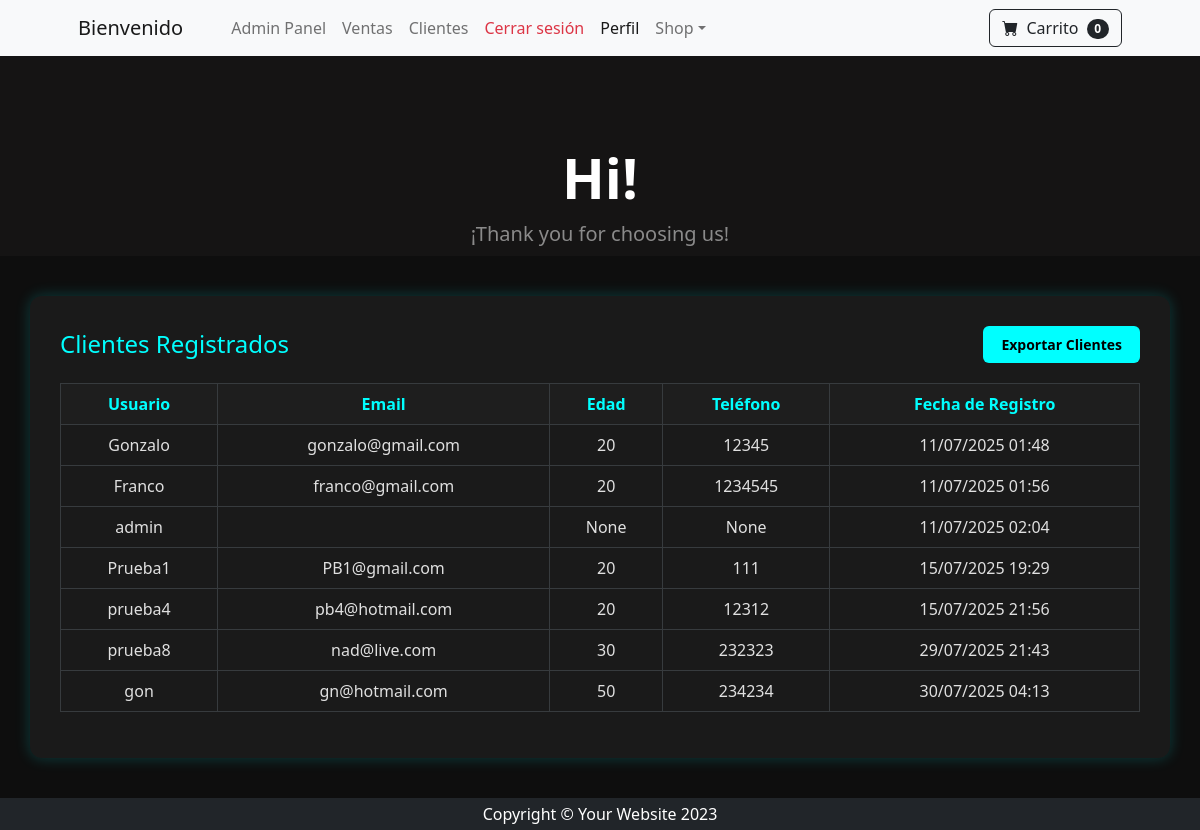
/staf/clientes/ (signed in), run on the app's committed database.
### core/models.py (models this page shows)
class Cliente(AbstractUser):
    edad = models.PositiveIntegerField(null=True, blank=True)
    telefono = models.CharField(max_length=15, null=True, blank=True)
    fecha_registro = models.DateTimeField(auto_now_add=True)
    foto = models.ImageField(upload_to='usuarios/fotos/', null=True, blank=True)

### core/views.py (the view)
# urls.py: path('staf/clientes/', views.clientes_report, name='clientes_report'),
@staff_member_required
def clientes_report(request):
    clientes = Cliente.objects.all()
    return render(request, 'core/admin_clientes.html', {'clientes': clientes})

### core/templates/core/admin_clientes.html (shortened to what this page needs)
{% extends 'core/base.html' %}
{% block content %}
<div class="clientes-container">
  <div class="header-clientes">
    <h2>Clientes Registrados</h2>
    <a href="{% url 'exportar_clientes' %}" class="btn-exportar">Exportar Clientes</a>
  </div>
  <table class="table table-bordered table-dark table-hover">
    <thead>
      <tr>
        <th>Usuario</th>
        <th>Email</th>
        <th>Edad</th>
        <th>Teléfono</th>
        <th>Fecha de Registro</th>
      </tr>
    </thead>
    <tbody>
      {% for cliente in clientes %}
      <tr>
        <td>{{ cliente.username }}</td>
        <td>{{ cliente.email }}</td>
        <td>{{ cliente.edad }}</td>
        <td>{{ cliente.telefono }}</td>
        <td>{{ cliente.fecha_registro|date:"d/m/Y H:i" }}</td>
      </tr>
      {% endfor %}
    </tbody>
  </table>
</div>
{% endblock %}

### core/templates/core/admin_clientes.html (style rules this page uses)
body { background-color: #0e0e0e; color: #e0e0e0; }
.clientes-container { width: 95vw; max-width: 1400px; margin: 40px auto; background-color: #1a1a1a; padding: 30px; border-radius: 12px; box-shadow: 0 0 15px rgba(0, 255, 255, 0.2); overflow-x: auto; }
.header-clientes { display: flex; justify-content: space-between; align-items: center; flex-wrap: wrap; margin-bottom: 20px; }
.header-clientes h2 { color: #00ffff; margin: 0; font-size: 24px; }
.btn-exportar { background-color: #00ffff; color: #000; font-weight: bold; border: none; padding: 8px 18px; font-size: 14px; border-radius: 6px; transition: 0.3s; text-decoration: none; }
table { width: 100%; min-width: 1000px; }
.table { background-color: #121212; color: #e0e0e0; }
.table th { background-color: #1e1e1e; color: #00ffff; text-align: center; }
.table td { background-color: #1a1a1a; text-align: center; vertical-align: middle; }

### data on the page
Cliente: username "Gonzalo", email "gonzalo@gmail.com", edad "20", telefono "12345", fecha_registro "11/07/2025 01:48"
Cliente: username "Franco", email "franco@gmail.com", edad "20", telefono "1234545", fecha_registro "11/07/2025 01:56"
Cliente: username "admin", edad "None", telefono "None", fecha_registro "11/07/2025 02:04"
Cliente: username "Prueba1", email "PB1@gmail.com", edad "20", telefono "111", fecha_registro "15/07/2025 19:29"
Cliente: username "prueba4", email "pb4@hotmail.com", edad "20", telefono "12312", fecha_registro "15/07/2025 21:56"
Cliente: username "prueba8", email "nad@live.com", edad "30", telefono "232323", fecha_registro "29/07/2025 21:43"
Cliente: username "gon", email "gn@hotmail.com", edad "50", telefono "234234", fecha_registro "30/07/2025 04:13"
